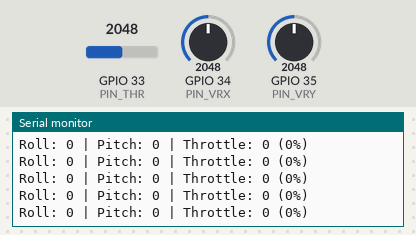
Bench run of a sketch on a simulated ESP32. Shown: the last lines printed to the serial monitor. The test bench sets the inputs (shaded band); at power-on: GPIO 33 (PIN_THR) = 2048, GPIO 34 (PIN_VRX) = 2048, GPIO 35 (PIN_VRY) = 2048.

Above: at 2.2 s.
2.3 s: GPIO 33 (PIN_THR) set to 2866
At 2.51 s:
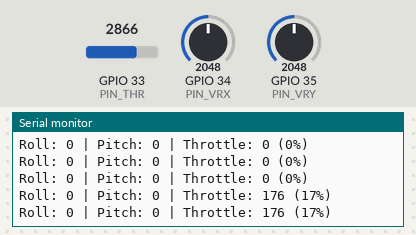
3.8 s: GPIO 34 (PIN_VRX) set to 2866
At 3.87 s:
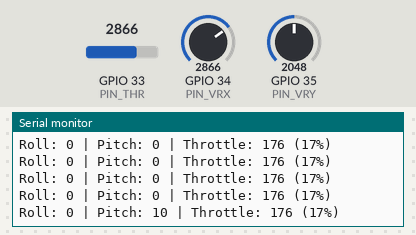
5.3 s: GPIO 35 (PIN_VRY) set to 2866
At 5.34 s:
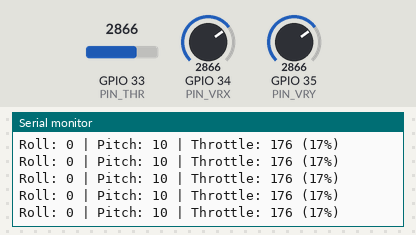
6.8 s: GPIO 33 (PIN_THR) set to 3603
At 6.81 s:
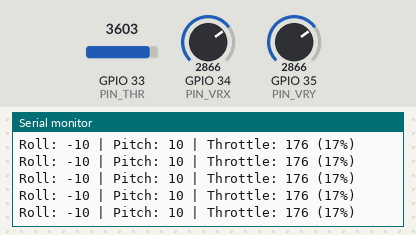
8.3 s: GPIO 34 (PIN_VRX) set to 3603
At 8.4 s:
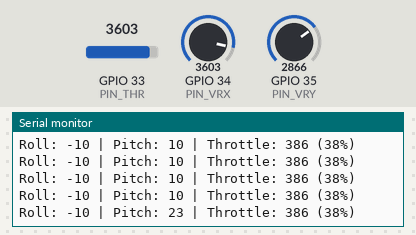
9.8 s: GPIO 35 (PIN_VRY) set to 3603
At 9.87 s:
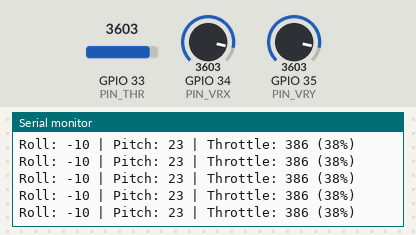
Timing chart, 0 to 12.3 s (numbered marks = the images above; inputs shaded):
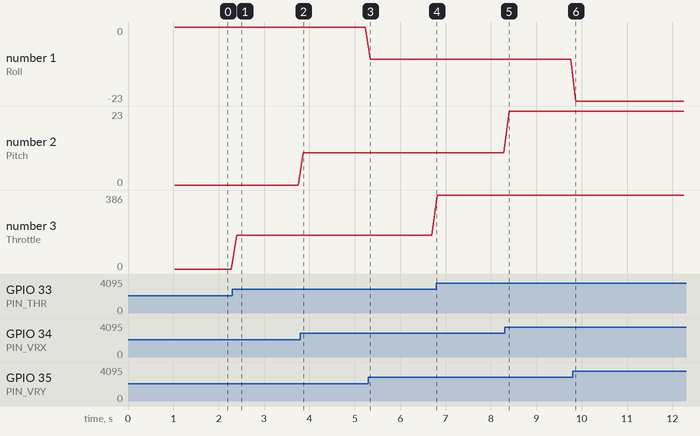

The sketch:

Transmitter_Testcode.ino
```cpp
#include <esp_now.h>
#include <WiFi.h>

// Right stick
const int PIN_VRX = 34;
const int PIN_VRY = 35;
const bool INVERT_ROLL  = true;
const bool INVERT_PITCH = false;

// Left stick (throttle)
const int PIN_THR = 33;                  // up/down axis
const bool THROTTLE_UP_IS_LOW = false;
const int THROTTLE_MAX = 500;            // 500 = 50% of available range (0-1000)

int centerVRX = 2048;
int centerVRY = 2048;
int centerThr = 2048;

typedef struct __attribute__((packed)) struct_message {
  uint8_t magic;
  int8_t roll;
  int8_t pitch;
  uint16_t throttle;   // 0 - 500
} struct_message;

struct_message controlData;
uint8_t broadcastAddress[] = {0xFF, 0xFF, 0xFF, 0xFF, 0xFF, 0xFF};

void setup() {
  Serial.begin(115200);
  analogSetAttenuation(ADC_11db);
  pinMode(PIN_VRX, INPUT);
  pinMode(PIN_VRY, INPUT);
  pinMode(PIN_THR, INPUT);

  WiFi.mode(WIFI_STA);
  WiFi.disconnect();

  if (esp_now_init() != ESP_OK) {
    Serial.println("ESP-NOW Init Failed!");
    return;
  }

  esp_now_peer_info_t peerInfo = {};
  memcpy(peerInfo.peer_addr, broadcastAddress, 6);
  peerInfo.channel = 0;
  peerInfo.encrypt = false;
  esp_now_add_peer(&peerInfo);

  Serial.println("Calibrating... DO NOT TOUCH EITHER STICK!");
  long sumX = 0, sumY = 0, sumT = 0;
  for (int i = 0; i < 100; i++) {
    sumX += analogRead(PIN_VRX);
    sumY += analogRead(PIN_VRY);
    sumT += analogRead(PIN_THR);
    delay(10);
  }
  centerVRX = sumX / 100;
  centerVRY = sumY / 100;
  centerThr = sumT / 100;
  Serial.printf("Center X=%d Y=%d T=%d\n", centerVRX, centerVRY, centerThr);
}

int readJoystick(int pin, int center) {
  int raw = analogRead(pin);
  int diff = raw - center;
  if (abs(diff) < 200) return 0;

  if (diff > 0) return map(raw, center + 200, 4000, 0, 30);
  else          return map(raw, 100, center - 200, -30, 0);
}

// Returns 0..THROTTLE_MAX. Idle and the "wrong" half of the stick give 0.
int readThrottle() {
  analogRead(PIN_THR);                       // dummy read to settle the ADC
  long sum = 0;
  for (int i = 0; i < 4; i++) sum += analogRead(PIN_THR);
  int raw = sum / 4;

  int diff = THROTTLE_UP_IS_LOW ? (centerThr - raw) : (raw - centerThr);
  if (diff < 200) return 0;                  // deadband / pulled the other way

  int span = THROTTLE_UP_IS_LOW ? (centerThr - 100) : (4000 - centerThr);
  int t = map(diff, 200, span, 0, THROTTLE_MAX);
  return constrain(t, 0, THROTTLE_MAX);
}

void loop() {
  int r = readJoystick(PIN_VRY, centerVRY);
  int p = readJoystick(PIN_VRX, centerVRX);
  r = constrain(r, -30, 30);
  p = constrain(p, -30, 30);

  controlData.magic    = 0xA5;
  controlData.roll     = INVERT_ROLL  ? -r : r;
  controlData.pitch    = INVERT_PITCH ? -p : p;
  controlData.throttle = readThrottle();

  esp_now_send(broadcastAddress, (uint8_t *)&controlData, sizeof(controlData));

  static unsigned long lastPrint = 0;
  if (millis() - lastPrint > 100) {
    Serial.printf("Roll: %d | Pitch: %d | Throttle: %d (%d%%)\n",
                  controlData.roll, controlData.pitch,
                  controlData.throttle, controlData.throttle / 10);
    lastPrint = millis();
  }
  delay(15);
}
```

Measured:
- after the input at 2.3 s, the serial monitor: prints a new line after 0.09 s (image 1)
- after the input at 3.8 s, the serial monitor: prints a new line after 0.07 s (image 2)
- after the input at 8.3 s, the serial monitor: prints a new line after 0.10 s (image 5)
- plotted number 1: 0 → -10 after the input at 5.3 s, -10 → -23 after the input at 9.8 s
- plotted number 2: 0 → 10 after the input at 3.8 s, 10 → 23 after the input at 8.3 s
- plotted number 3: 0 → 176 after the input at 2.3 s, 176 → 386 after the input at 6.8 s
